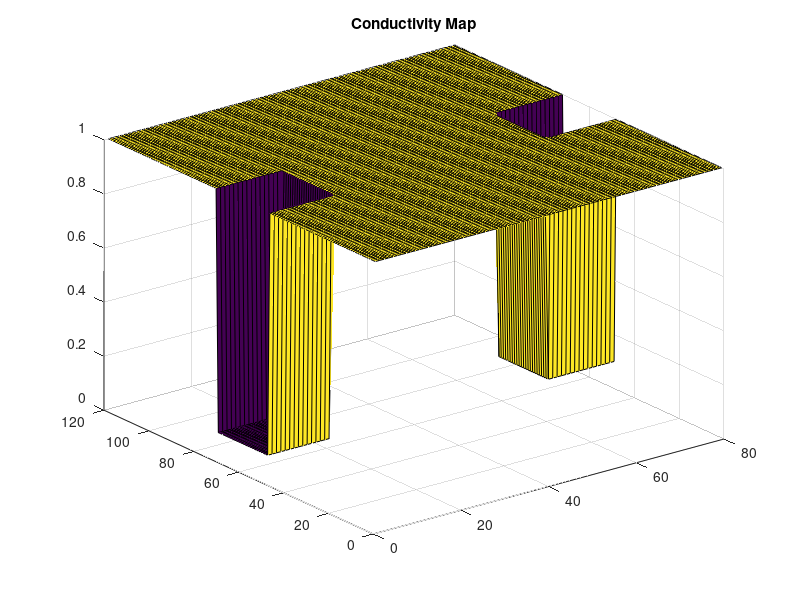
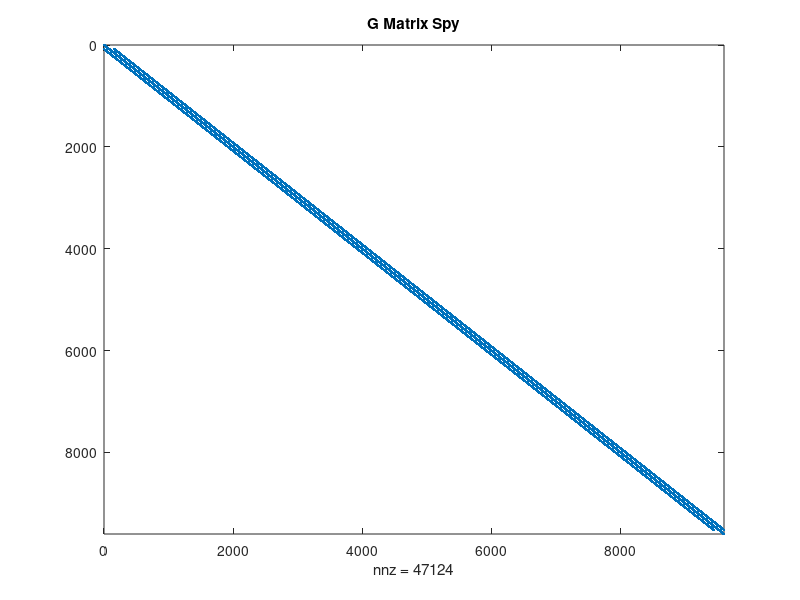
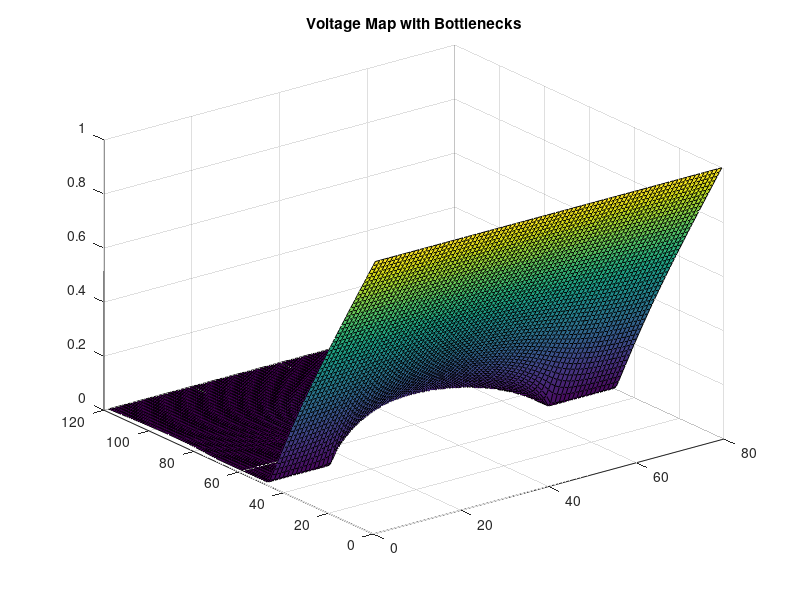
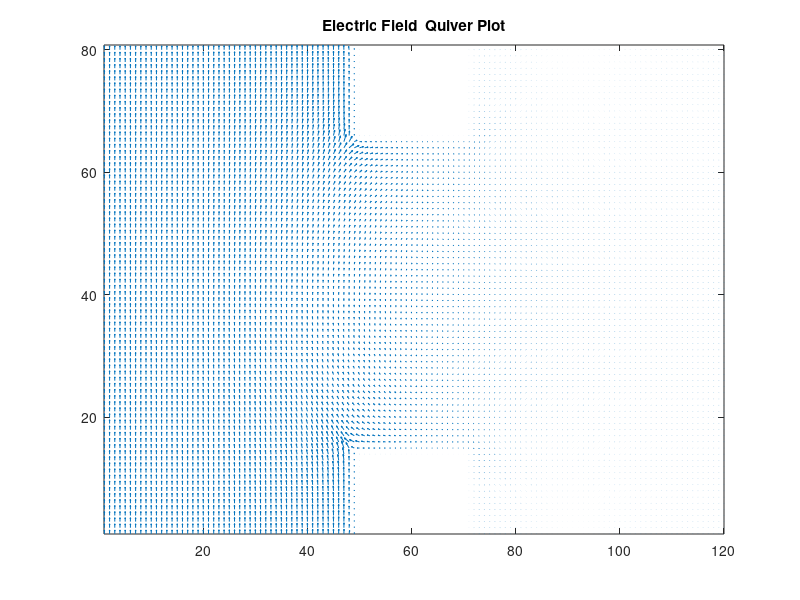

Reproduce these figures in MATLAB, in order.
%%Emeka Peters - 100953293
%ELEC 4700 - Assignment 2

numx = 120;
numy = 80;
Gmat = sparse((numx * numy), (numx * numy));
Vmat = zeros(1, (numx * numy));
vo = 1;

bnvec = zeros(1, 10);
currvec = zeros(1, 10);

cond1 = 1; %Conductivity outside the boxes
cond2 = 1e-2; %Conductivity inside the boxes


    

for kk = 1: 10


    box1dim = [(numx * 2/5), (numx * 3/5),  numy, (numy * 4/5)]; %Dimensions of box1 (bottom box)
    box2dim = [(numx * 2/5), (numx * 3/5), 0, (numy * 1/5)]; %Dimensions of box2 (top box)
    %{
    Fractions were chosen for the box dimensions to give integer values after
    multiplying with overall box size
    %}
    
    bnvec(kk) = cond2;
    
    %Creating Conductivity Map
    condmap = ones(numx, numy);

    for i = 1:numx

        for j = 1:numy
            if(i > box1dim(1) && i < box1dim(2) && ((j < box2dim(4)) || (j > box1dim(4))))
                condmap(i,j) = cond2;
            end
        end

    end

    figure(1);
    surf(condmap);
    title('Conductivity Map');


    %Creating G-Matrix
    for i = 1:numx

        for j = 1:numy

            n = j + (i - 1) * numy;

            if i == 1
                Gmat(n, :) = 0;
                Gmat(n, n) = 1;
                Vmat(1, n) = 1;
            elseif i == numx
                Gmat(n, :) = 0;
                Gmat(n, n) = 1;

            elseif j == 1 && i > 1 && i < numx

                if i == box1dim(1)
                    Gmat(n, n) = -3;
                    Gmat(n, n + 1) = cond2;
                    Gmat(n, n + numy) = cond2;
                    Gmat(n, n - numy) = cond1;

                elseif i == box1dim(2)
                    Gmat(n, n) = -3;
                    Gmat(n, n + 1) = cond2;
                    Gmat(n, n + numy) = cond1;
                    Gmat(n, n - numy) = cond2;

                elseif (i > box1dim(1) && i < box1dim(2))
                    Gmat(n, n) = -3;
                    Gmat(n, n + 1) = cond2;
                    Gmat(n, n + numy) = cond2;
                    Gmat(n, n - numy) = cond2;
                else
                    Gmat(n, n) = -3;
                    Gmat(n, n + 1) = cond1;
                    Gmat(n, n + numy) = cond1;
                    Gmat(n, n - numy) = cond1;
                end

            elseif j == numy && i > 1 && i < numx

                if i == box1dim(1)
                    Gmat(n, n) = -3;
                    Gmat(n, n - 1) = cond2;
                    Gmat(n, n + numy) = cond2;
                    Gmat(n, n - numy) = cond1;

                elseif i == box1dim(2)
                    Gmat(n, n) = -3;
                    Gmat(n, n - 1) = cond2;
                    Gmat(n, n + numy) = cond1;
                    Gmat(n, n - numy) = cond2;

                elseif (i > box1dim(1) && i < box1dim(2)) 
                    Gmat(n, n) = -3;
                    Gmat(n, n - 1) = cond2;
                    Gmat(n, n + numy) = cond2;
                    Gmat(n, n - numy) = cond2;
                else 
                    Gmat(n, n) = -3;
                    Gmat(n, n - 1) = cond1;
                    Gmat(n, n + numy) = cond1;
                    Gmat(n, n - numy) = cond1;
                end

            else

                if i == box1dim(1) && ((j < box2dim(4)) || (j > box1dim(4)))
                    Gmat(n, n) = -4;
                    Gmat(n, n + 1) = cond2;
                    Gmat(n, n - 1) = cond2;
                    Gmat(n, n + numy) = cond2;
                    Gmat(n, n - numy) = cond1;

                elseif i == box1dim(2) && ((j < box2dim(4)) || (j > box1dim(4)))
                    Gmat(n, n) = -4;
                    Gmat(n, n + 1) = cond2;
                    Gmat(n, n - 1) = cond2;
                    Gmat(n, n + numy) = cond1;
                    Gmat(n, n - numy) = cond2;

                elseif (i > box1dim(1) && i < box1dim(2) && ((j < box2dim(4)) || (j > box1dim(4))))
                    Gmat(n, n) = -4;
                    Gmat(n, n + 1) = cond2;
                    Gmat(n, n - 1) = cond2;
                    Gmat(n, n + numy) = cond2;
                    Gmat(n, n - numy) = cond2;
                else
                    Gmat(n, n) = -4;
                    Gmat(n, n + 1) = cond1;
                    Gmat(n, n - 1) = cond1;
                    Gmat(n, n + numy) = cond1;
                    Gmat(n, n - numy) = cond1;
                end

            end
        end


    end 

    figure (2);
    spy(Gmat);
    title('G Matrix Spy');
    sol1 = Gmat\Vmat';
    figure (2);
    %surf(sol1);

    actmat = zeros(numx, numy);



    for i = 1:numx

        for j = 1:numy
            n = j + (i - 1) * numy;
            actmat(i, j) = sol1(n);
        end
    end

    figure (3);
    surf(actmat);
    title('Voltage Map with Bottlenecks');


    [Efieldx, Efieldy] = gradient(actmat);
    Efieldx = -Efieldx;
    Efieldy = -Efieldy;

    figure (4);
    quiver(Efieldx', Efieldy');

    title('Electric Field  Quiver Plot')
    axis tight


    Jx = Efieldx .* condmap;

    Jy = Efieldy .* condmap;


    figure (5);
    quiver(Jx, Jy);
    title('Quiver Plot of Current Density')
    axis tight

    %cflow1 = sum(Jx(1, :));
    %avcflow = (cflow1 + cflow2)/2; 

    Jmag = ((Jx .^ 2) + (Jy .^ 2)) .^ 0.5;
    cflow2 = sum(Jmag(numx/2, :));
    
    figure (6);
    surface(Jmag);
    title('Plot of Current Density Magnitude')
    axis tight
    currvec(kk) = cflow2;
    
    cond2 = cond2 + 0.01;
end


figure (7);
plot(bnvec, currvec);
title('Current vs Conductivity');
xlabel('Conductivity');
ylabel('Current (A)');
